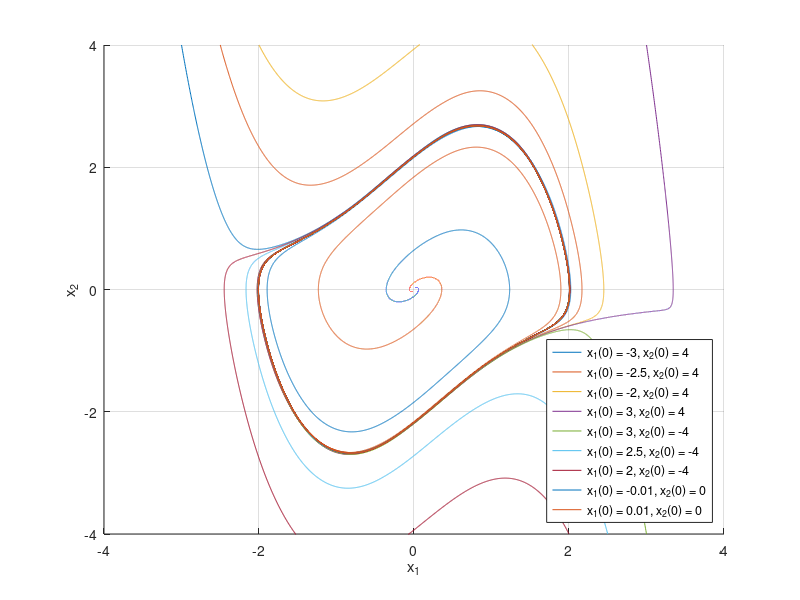

Write MATLAB code to recreate this figure.
function Esempio2_21()
  close all
  clear all
  clc
  % Si voglia riprodurre un grafico x1-x2 rappresentante l'evoluzione del sistema
  % identificato dal circuito dell'esempio, nelle condizioni in qui questo si
  % specializza in un oscillatore di van der Pol.
  C = 1;
  L = 1;
  alpha = 1;
  beta = 1/3;
  x1_0=[-3 -2.5 -2 3  3 2.5 2 -0.01 0.01];
  x2_0=[ 4   4   4 4 -4 -4 -4   0    0  ];
  t = 0:0.001:40;

  evoluzioniX1 = {};
  evoluzioniX2 = {};
  legends = {};
  for i = 1 : length(x1_0)
    [T1, X1] = ode45(@oscillatore, t, [x1_0(i) x2_0(i)], C, L, alpha, beta);
    evoluzioniX1{i} = X1(:,1);
    evoluzioniX2{i} = X1(:,2);
    legends{i} = ['x_1(0) = ' num2str(x1_0(i)) ', x_2(0) = ' num2str(x2_0(i))];
  endfor

  figure
  grid
  hold on
  for i = 1 : length(x1_0)
    x1 = evoluzioniX1{i};
    x2 = evoluzioniX2{i};
    plot(x1, x2)
  endfor
  axis([-4 4 -4 4])
  xlabel('x_1'),ylabel('x_2')
  legend(legends,'Location','SouthEast');

endfunction

function [xp] = oscillatore(t, x, C, L, alpha, beta)
  % Per questo oscillatore, si considera x1(t) = vc(t) e x2(t) = ic(t).
  % Dalle relazioni i = C * (dvc /dt) e vl = L * (dil/dt) è possibile,
  % in funzione della legge ic + id + il = 0 al nodo, ricavare le eq. per le
  % derivate degli stati x1 e x2:
  %   x1dot(t) = (1/C) * x2(t)
  %   x2dot(t) = -[3 * beta * x1(t)^2 - alpha] * (x2(t)/C) - 1/L * x1(t)
  xp = [ x(2)/C ...
         -(3 * beta * x(1)^2 - alpha) * (x(2)/C) - (x(1)/L)];
endfunction
